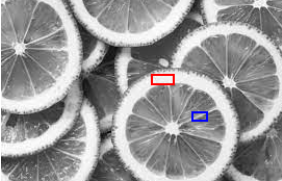
#> input picture image.jpg, 282 x 181 px
$ jupyter execute --allow-errors kernal_filter_different_image.ipynb
#> lines starting #> are read from the running program, lines starting #| are printed output that depends on the picture
**KERNAL FILTER MANIPULATION**<br>
kernal/filter/sliding window are ~same

#> (a cell that did not finish here is left out)

[cell 2]
#FILTER CHANGE HI INTENSITY HOTSPOTS TO LO INTENSITY VALUES
import cv2
import numpy as np
import matplotlib.pyplot as plt

def apply_kernel(image):
    output_image = image.copy()
    height, width = image.shape
#> height = 181; width = 282
    for i in range(1, height-1):
        for j in range(1, width-1):
            kernel = image[i-1:i+2, j-1:j+2]
            avg_value = np.mean(kernel)
            if avg_value >= 200:
                output_image[i, j] = 0
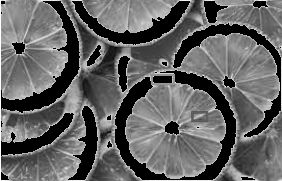
#> output_image: shape (181, 282); min 0, max 255, mean 98.3

    return output_image

image = cv2.imread('image.jpg', cv2.IMREAD_GRAYSCALE)
output_image = apply_kernel(image)
plt.imshow(output_image,cmap="gray")

[cell 3]
#sharping kernal
import numpy as np
import matplotlib.pyplot as plt
import cv2

image = cv2.imread("image.jpg", cv2.IMREAD_GRAYSCALE)

kernel = np.array([[-1,-1,-1], [-1,9,-1], [-1,-1,-1]])
image = cv2.filter2D(image, -1, kernel)
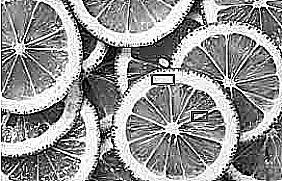
#> image: shape (181, 282); min 0, max 255, mean 146.5

plt.imshow(image,cmap="gray")
plt.show()

[cell 4]
#mean filter
import cv2
import numpy as np

image = cv2.imread('image.jpg', cv2.IMREAD_GRAYSCALE)

kernel_size = 3
kernel = np.ones((kernel_size, kernel_size), np.float32) / (kernel_size * kernel_size)

filtered_image = cv2.filter2D(image, -1, kernel)
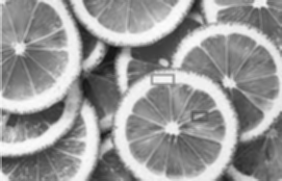
#> filtered_image: shape (181, 282); min 18, max 252, mean 151.7

# Display the original and filtered image
plt.imshow(filtered_image,cmap="gray")
plt.show()

[cell 5]
#Prewitt Operator [X-axis]
import numpy as np
import matplotlib.pyplot as plt
import cv2

image = cv2.imread("image.jpg", cv2.IMREAD_GRAYSCALE)

kernel = np.array([[-1,0,1], [-1,0,1], [-1,0,1]])
image = cv2.filter2D(image, -1, kernel)
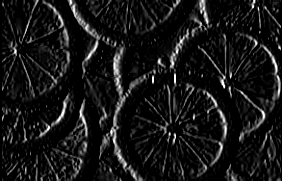
#> image: shape (181, 282); min 0, max 255, mean 22.8

plt.imshow(image,cmap="gray")
plt.show()

[cell 6]
#Scharr Operator [X-axis]
import numpy as np
import matplotlib.pyplot as plt
import cv2

image = cv2.imread("image.jpg", cv2.IMREAD_GRAYSCALE)

kernel = np.array([[-3,0,3], [-10,0,10], [-3,0,3]])
image = cv2.filter2D(image, -1, kernel)
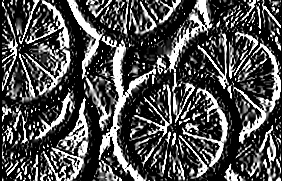
#> image: shape (181, 282); min 0, max 255, mean 77.4

plt.imshow(image,cmap="gray")
plt.show()

[cell 7]
#Sobel-X Operator
import numpy as np
import matplotlib.pyplot as plt
import cv2

image = cv2.imread("image.jpg", cv2.IMREAD_GRAYSCALE)

kernel = np.array([[-1,0,1], [-2,0,2], [-1,0,1]])
image = cv2.filter2D(image, -1, kernel)
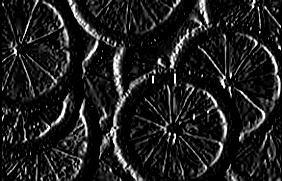
#> image: shape (181, 282); min 0, max 255, mean 30.5

plt.imshow(image,cmap="gray")
plt.show()
